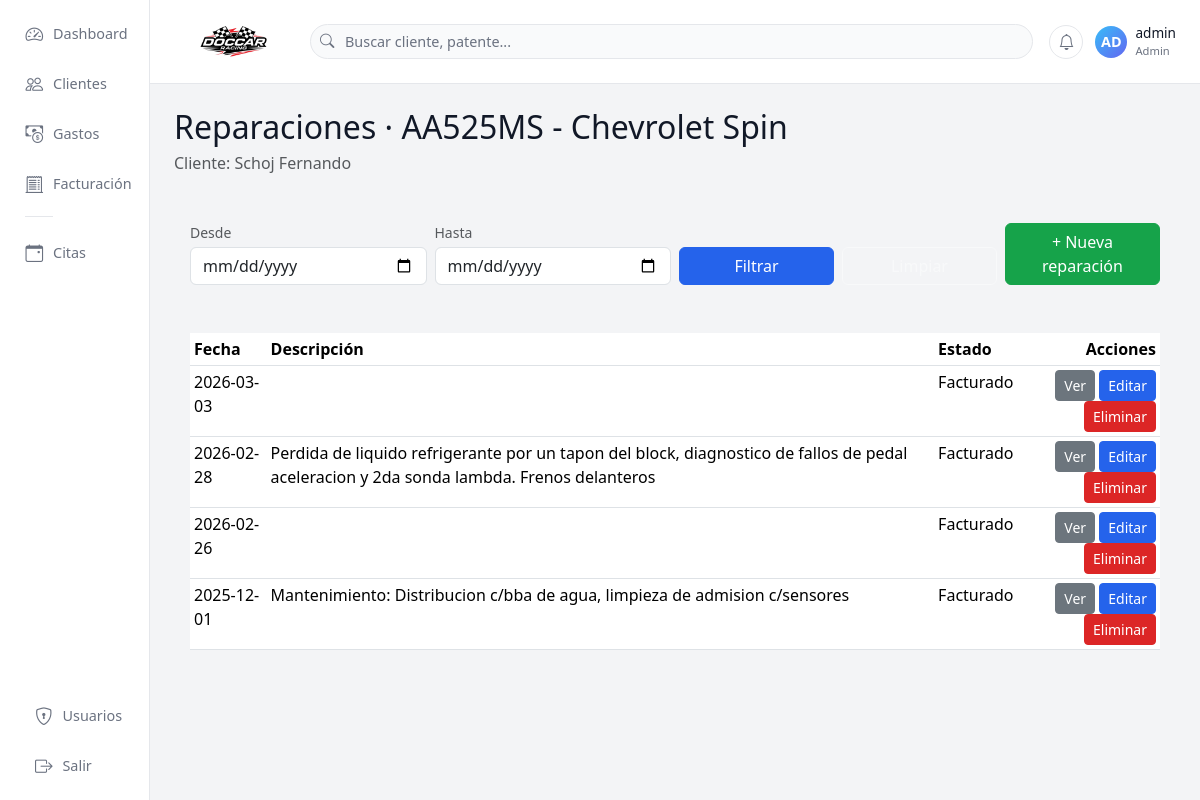
Screenshot of /vehiculos/11/reparaciones (signed in) with the database file from the repository.
### tables this page shows
CREATE TABLE vehiculos (
        id INTEGER PRIMARY KEY AUTOINCREMENT,
        cliente_id INTEGER,
        patente TEXT,
        marca TEXT,
        modelo TEXT,
        anio TEXT,
        km TEXT,
        notas TEXT,
        FOREIGN KEY(cliente_id) REFERENCES clientes(id)
    );

CREATE TABLE clientes (
        id INTEGER PRIMARY KEY AUTOINCREMENT,
        nombre TEXT,
        apellido TEXT,
        telefono TEXT,
        email TEXT,
        direccion TEXT,
        notas TEXT
    , documento TEXT, razon_social TEXT);

CREATE TABLE reparaciones (
        id INTEGER PRIMARY KEY AUTOINCREMENT,
        vehiculo_id INTEGER,
        fecha TEXT,
        descripcion TEXT,
        notas TEXT, estado TEXT,
        FOREIGN KEY(vehiculo_id) REFERENCES vehiculos(id)
    );

### app.py (the view)
@app.route("/vehiculos/<int:vehiculo_id>/reparaciones")
@login_required
def reparaciones_vehiculo(vehiculo_id):
    desde = request.args.get("desde", "").strip()
    hasta = request.args.get("hasta", "").strip()
    con = get_con()
    cur = con.cursor()
    cur.execute("SELECT * FROM vehiculos WHERE id=?", (vehiculo_id,))
    vehiculo = cur.fetchone()
    if not vehiculo:
        con.close()
        return redirect(url_for("clientes"))
    cliente_id = vehiculo["cliente_id"]
    cur.execute("SELECT * FROM clientes WHERE id=?", (cliente_id,))
    cliente = cur.fetchone()
    sql = "SELECT * FROM reparaciones WHERE vehiculo_id=?"
    params = [vehiculo_id]
    if desde:
        sql += " AND fecha >= ?"
        params.append(desde)
    if hasta:
        sql += " AND fecha <= ?"
        params.append(hasta)
    sql += " ORDER BY fecha DESC, id DESC"
    cur.execute(sql, params)
    reparaciones = cur.fetchall()
    con.close()
    return render_template(
        "reparaciones.html",
        cliente=cliente,
        vehiculo=vehiculo,
        reparaciones=reparaciones,
        desde=desde,
        hasta=hasta
    )

### app.py (called while the page is built)
def get_con():
    con = sqlite3.connect(DB_NAME)
    con.row_factory = sqlite3.Row
    return con

def login_required(f):
    @wraps(f)
    def wrapper(*args, **kwargs):
        if "user_id" not in session:
            return redirect(url_for("login"))
        return f(*args, **kwargs)
    return wrapper

### templates/reparaciones.html (shortened to what this page needs)
{% extends "base.html" %}
{% block contenido %}
<h2 class="mb-1">
    Reparaciones · {{ vehiculo[2] }} - {{ vehiculo[3] }} {{ vehiculo[4] }}
</h2>
<p class="text-muted mb-3">
    Cliente: {{ cliente[2] }} {{ cliente[1] }}
</p>
<div class="card-dark-soft p-3 mb-3">
    <form class="row g-2 align-items-end" method="get">
        <div class="col-12 col-md-3">
            <label class="form-label mb-1 small text-muted">Desde</label>
            <input type="date" name="desde" class="form-control" value="{{ desde }}">
        </div>
        <div class="col-12 col-md-3">
            <label class="form-label mb-1 small text-muted">Hasta</label>
            <input type="date" name="hasta" class="form-control" value="{{ hasta }}">
        </div>
        <div class="col-6 col-md-2 mt-2 mt-md-4">
            <button class="btn btn-primary w-100" type="submit">Filtrar</button>
        </div>
        <div class="col-6 col-md-2 mt-2 mt-md-4">
            <a href="{{ url_for('reparaciones_vehiculo', vehiculo_id=vehiculo[0]) }}"
               class="btn btn-outline-light w-100">
            </a>
        </div>
        <div class="col-12 col-md-2 mt-2 mt-md-4 text-md-end">
            <a href="{{ url_for('reparacion_nueva', vehiculo_id=vehiculo[0]) }}"
               class="btn btn-success w-100">
                + Nueva reparación
            </a>
        </div>
    </form>
</div>
<div class="card-dark-soft p-3">
    <div class="table-responsive">
        <table class="table table-sm table-dark-custom mb-0">
            <thead>
            <tr>
                <th>Fecha</th>
                <th>Descripción</th>
                <th>Estado</th>
                <th class="text-end">Acciones</th>
            </tr>
            </thead>
            <tbody>
            {% if reparaciones %}
                {% for r in reparaciones %}
                    <tr>
                        <td>{{ r[2] }}</td>
                        <td>{{ r[3] }}</td>
                        <td>{{ r[5] or '-' }}</td>
                        <td class="text-end">
                            <a href="{{ url_for('reparacion_detalle', reparacion_id=r[0]) }}"
                               class="btn btn-sm btn-secondary">
                                Ver
                            </a>
                            <a href="{{ url_for('reparacion_editar', reparacion_id=r[0]) }}"
                               class="btn btn-sm btn-primary">
                                Editar
                            </a>
                            <a href="{{ url_for('reparacion_eliminar', reparacion_id=r[0]) }}"
                               onclick="return confirm('¿Eliminar reparación e ítems asociados?');"
                               class="btn btn-sm btn-danger">
                                Eliminar
                            </a>
                        </td>
                    </tr>
                {% endfor %}
            {% else %}
                <tr>
                    <td colspan="4" class="text-center text-muted py-3">
                        No hay reparaciones registradas para este vehículo.
                    </td>
                </tr>
            {% endif %}
            </tbody>
        </table>
    </div>
</div>
{% endblock %}

### templates/base.html (style rules this page uses)
:root { --bg-app: #f3f4f6; --bg-sidebar: #ffffff; --bg-topbar: #ffffff; --bg-card: #ffffff; --border-soft: #e5e7eb; --text-main: #111827; --text-muted: #6b7280; --primary: #2563eb; --success: #16a34a; --danger: #dc2626; }
* { box-sizing: border-box; }
body { margin: 0; min-height: 100vh; background: var(--bg-app); color: var(--text-main); font-family: system-ui, -apple-system, BlinkMacSystemFont, "Segoe UI", sans-serif; }
a { text-decoration: none; color: inherit; }
.btn-primary { background-color: var(--primary); border-color: var(--primary); }
.btn-success { background-color: var(--success); border-color: var(--success); }
.btn-danger { background-color: var(--danger); border-color: var(--danger); }

### rows the page displays
vehiculos: patente "AA525MS", marca "Chevrolet", modelo "Spin"
clientes: apellido "Schoj", nombre "Fernando"
reparaciones: fecha "2026-03-03", estado "Facturado"
reparaciones: fecha "2026-02-28", descripcion "Perdida de liquido refrigerante por un tapon del block, diagnostico de fallos de pedal aceleracion y 2da sonda lambda. Frenos delanteros", estado "Facturado"
reparaciones: fecha "2026-02-26", estado "Facturado"
reparaciones: fecha "2025-12-01", descripcion "Mantenimiento: Distribucion c/bba de agua, limpieza de admision c/sensores", estado "Facturado"

### other values shown
{{ uname[:2].upper() }} "AD"
{{ session.get("username", "Usuario") }} "admin"
{{ session.get("rol", "operador")|capitalize }} "Admin"
